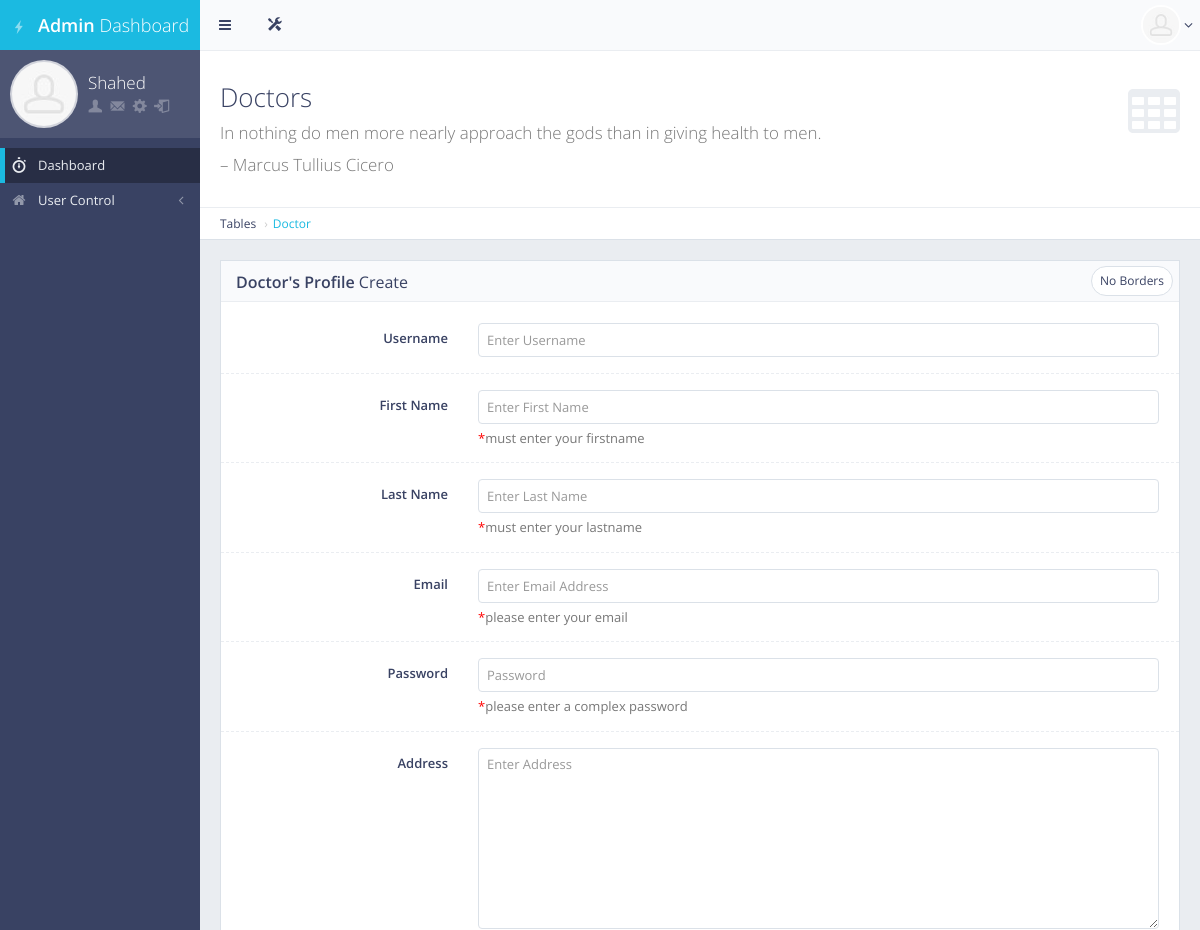
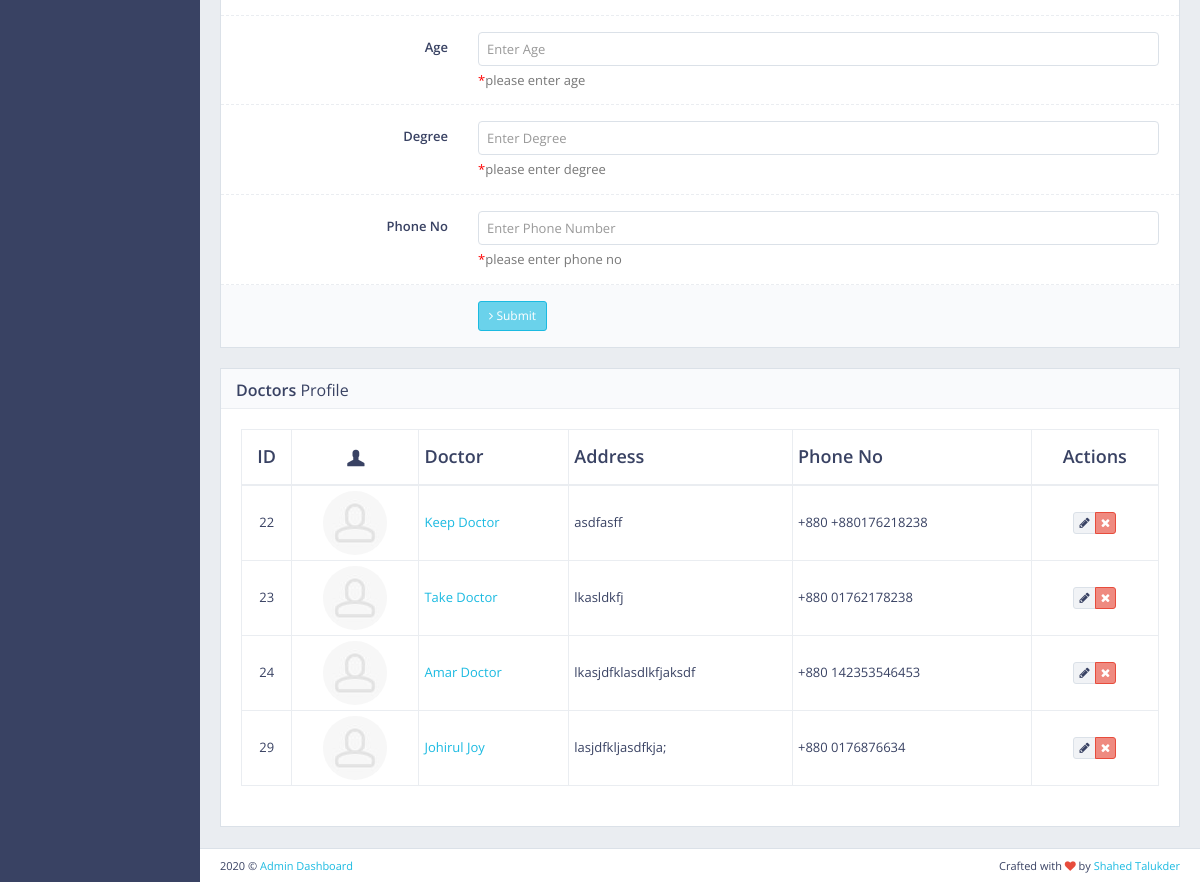
Page /crudDoctor/ (signed in) on the committed database (2 pictures, top to bottom).
### main/models.py (models this page shows, shortened)
class User(AbstractUser):
    is_patient = models.BooleanField(default=False)
    is_doctor = models.BooleanField(default=False)
    is_nurse = models.BooleanField(default=False)
    is_assistant = models.BooleanField(default=False)
    is_admin = models.BooleanField(default=False)
    is_registered = models.BooleanField(default=False)

class Doctor(models.Model):
    user = models.OneToOneField(User,on_delete=models.CASCADE,primary_key=True,related_name='doctoruser')
    full_name = models.CharField(max_length=50, blank=True, null=True)
    address = models.CharField(max_length=500, blank=True, null=True)
    age = models.CharField(max_length=50, blank=True, null=True)
    degree = models.CharField(max_length=120,blank=True,null=True)
    phone_no = models.CharField(max_length=50, blank=True,null=True)
    class Meta:
        db_table = "doctor_info"

### frontend/views.py (the view, shortened to what this page needs)
# urls.py: path('crudDoctor/', views.crudDoctor, name="crudDoctor"),
def crudDoctor(request):
    if request.user.is_authenticated and request.user.is_superuser:
        doctor = Doctor.objects.all()
        context = {"title":"Manage Doctors","doc":doctor}
        return render(request, 'front/crud_doctor.html', context)
    else:
        return redirect('/')

### frontend/templates/front/crud_doctor.html (shortened to what this page needs)
{%extends 'front/base.html'%}
{%load static%}
{%block main_content%}
<div id="page-content">
    <div class="content-header">
        <div class="header-section">
            <h1>
                <i class="fa fa-table"></i>Doctors<br><small>In nothing do men more nearly approach the gods than in giving health to men.</small><br/><small>– Marcus Tullius Cicero</small>
            </h1>
        </div>
    </div>
    <ul class="breadcrumb breadcrumb-top">
        <li>Tables</li>
        <li><a href="">Doctor</a></li>
    </ul>
    <div class="row">
        <div class="col-md-12">
            <div class="block">
                <div class="block-title">
                    <div class="block-options pull-right">
                        <a href="javascript:void(0)" class="btn btn-alt btn-sm btn-default toggle-bordered enable-tooltip" data-toggle="button" title="" data-original-title="Toggles .form-bordered class">No Borders</a>
                    </div>
                    <h2><strong>Doctor's Profile</strong> Create</h2>
                </div>
                <form method="POST" class="form-horizontal form-bordered">
                    <div class="form-group">
                        <label class="col-md-3 control-label">Username</label>
                        <div class="col-md-9">
                            <input class="form-control" name="doctorUsername" id="username" placeholder="Enter Username" />
                        </div>
                    </div>
                    <div class="form-group">
                        <label class="col-md-3 control-label" for="example-text-input">First Name</label>
                        <div class="col-md-9">
                            <input type="text" id="firstname" name="doctorFirstname" class="form-control" placeholder="Enter First Name">
                            <span class="help-block"><span style="color:red">*</span>must enter your firstname</span>
                        </div>
                    </div>
                    <div class="form-group">
                        <label class="col-md-3 control-label" for="example-text-input">Last Name</label>
                        <div class="col-md-9">
                            <input type="text" id="lastname" name="doctorLastname" class="form-control" placeholder="Enter Last Name">
                            <span class="help-block"><span style="color:red">*</span>must enter your lastname</span>
                        </div>
                    </div>
                    <div class="form-group">
                        <label class="col-md-3 control-label" for="example-email-input">Email</label>
                        <div class="col-md-9">
                            <input type="email" id="email" name="doctorEmail" class="form-control" placeholder="Enter Email Address">
                            <span class="help-block"><span style="color:red">*</span>please enter your email</span>
                        </div>
                    </div>
                    <div class="form-group">
                        <label class="col-md-3 control-label" for="example-password-input">Password</label>
                        <div class="col-md-9">
                            <input type="password" id="password1" name="doctorPassword1" class="form-control" placeholder="Password">
                            <span class="help-block"><span style="color:red">*</span>please enter a complex password</span>
                        </div>
                    </div>
                    <div class="form-group">
                        <label class="col-md-3 control-label" for="example-textarea-input">Address</label>
                        <div class="col-md-9">
                            <textarea id="address" name="doctorAddress" rows="9" class="form-control" placeholder="Enter Address"></textarea>
                        </div>
                    </div>
                    <div class="form-group">
                        <label class="col-md-3 control-label" for="example-email-input">Age</label>
                        <div class="col-md-9">
                            <input type="text" id="age" name="doctorAge" class="form-control" placeholder="Enter Age">
                            <span class="help-block"><span style="color:red">*</span>please enter age</span>
                        </div>
                    </div>
                    <div class="form-group">
                        <label class="col-md-3 control-label" for="example-email-input">Degree</label>
                        <div class="col-md-9">
                            <input type="text" id="age" name="doctorDegree" class="form-control" placeholder="Enter Degree">
                            <span class="help-block"><span style="color:red">*</span>please enter degree</span>
                        </div>
                    </div>
                    <div class="form-group">
                        <label class="col-md-3 control-label" for="example-email-input">Phone No</label>
                        <div class="col-md-9">
                            <input type="text" id="email" name="doctorPhoneno" class="form-control" placeholder="Enter Phone Number">
                            <span class="help-block"><span style="color:red">*</span>please enter phone no</span>
                        </div>
                    </div>
                    <div class="form-group form-actions">
                        <div class="col-md-9 col-md-offset-3">
                            <button type="submit" class="btn btn-sm btn-primary"><i class="fa fa-angle-right"></i> Submit</button>
                        </div>
                    </div>
                </form>
            </div>
        </div>
    </div>
    <div class="block full">
        <div class="block-title">
            <h2><strong>Doctors</strong> Profile</h2>
        </div>
        <div class="table-responsive">
            <table id="example-datatable" class="table table-vcenter table-condensed table-bordered">
                <thead>
                    <tr>
                        <th class="text-center">ID</th>
                        <th class="text-center"><i class="gi gi-user"></i></th>
                        <th>Doctor</th>
                        <th>Address</th>
                        <th>Phone No</th>
                        <th class="text-center">Actions</th>
                    </tr>
                </thead>
                <tbody>
                    {%for i in doc%}
                    <tr>
                        <td class="text-center">{{i.user.id}}</td>
                        <td class="text-center"><img src="{%static 'front/'%}img/placeholders/avatars/avatar15.jpg" alt="avatar" class="img-circle"></td>
                        <td><a href="javascript:void(0)">{{i.full_name | title}}</a></td>
                        <td>{{i.address}}</td>
                        <td><span class="text-center">+880 {{i.phone_no}}</span></td>
                        <td class="text-center">
                            <div class="btn-group">
                                <a href="{% url 'edit_doctor' id=i.pk %}" data-toggle="tooltip" title="Edit" class="btn btn-xs btn-default"><i class="fa fa-pencil"></i></a>
                                <a href="{% url 'delete_doctor' id=i.pk %}" data-toggle="tooltip" title="Delete" class="btn btn-xs btn-danger"><i class="fa fa-times"></i></a>
                            </div>
                        </td>
                    </tr>
                    {%endfor%}
                </tbody>
            </table>
        </div>
    </div>
</div>
{%endblock main_content%}

### frontend/templates/front/base.html (shortened to what this page needs)
<!DOCTYPE html> {%load static%}
<html class="no-js" lang="en">
<head>
    <link rel="stylesheet" href="{% static 'front/' %}css/bootstrap.min.css">
    <link rel="stylesheet" href="{% static 'front/' %}css/plugins.css">
    <link rel="stylesheet" href="{% static 'front/' %}css/main.css">
    <link rel="stylesheet" href="{% static 'front/' %}css/themes.css">
</head>
<body>
    <div id="page-wrapper">
        <div id="page-container" class="sidebar-partial sidebar-visible-lg sidebar-no-animations">
            <div id="sidebar">
                <div id="sidebar-scroll">
                    <div class="sidebar-content">
                        <a href="/" class="sidebar-brand">
                            {%if user.is_superuser%}
                                <i class="gi gi-flash"></i><span class="sidebar-nav-mini-hide"><strong>Admin </strong>Dashboard</span>
                            {%elif user.is_doctor%}
                                <i class="gi gi-flash"></i><span class="sidebar-nav-mini-hide"><strong>Doc </strong>Dashboard</span>
                            {%elif user.is_assistant%}
                                <i class="gi gi-flash"></i><span class="sidebar-nav-mini-hide"><strong>Assist. </strong>Dashboard</span>
                            {%elif user.is_nurse%}
                                <i class="gi gi-flash"></i><span class="sidebar-nav-mini-hide"><strong>Nurse. </strong>Dashboard</span>
                            {%endif%}
                        </a>
                        <div class="sidebar-section sidebar-user clearfix sidebar-nav-mini-hide">
                            <div class="sidebar-user-avatar">
                                <a href="page_ready_user_profile.html">
                                    <img src="{% static 'front/' %}img/placeholders/avatars/avatar2.jpg" alt="avatar">
                                </a>
                            </div>
                            <div class="sidebar-user-name">{{user.first_name | title}}</div>
                            <div class="sidebar-user-links">
                                <a href="/profile" data-toggle="tooltip" data-placement="bottom" title="Profile"><i class="gi gi-user"></i></a>
                                <a href="/" data-toggle="tooltip" data-placement="bottom" title="Report"><i class="gi gi-envelope"></i></a>
                                <a href="/" class="enable-tooltip" data-placement="bottom" title="Edit Profile"><i class="gi gi-cogwheel"></i></a>
                                <a href="/logout" data-toggle="tooltip" data-placement="bottom" title="Logout"><i class="gi gi-exit"></i></a>
                            </div>
                        </div>
                        <ul class="sidebar-nav">
                            <li>
                                <a href="/" class=" active"><i class="gi gi-stopwatch sidebar-nav-icon"></i><span class="sidebar-nav-mini-hide">Dashboard</span></a>
                            </li>
                            <li>
                                {%if user.is_superuser%}
                                <a href="#" class="sidebar-nav-menu"><i class="fa fa-angle-left sidebar-nav-indicator sidebar-nav-mini-hide"></i><i class="fa fa-home sidebar-nav-icon"></i><span class="sidebar-nav-mini-hide">User Control</span></a>
                                {%endif%}
                            </li>
                        </ul>
                    </div>
                </div>
            </div>
            <div id="main-container">
                <header class="navbar navbar-default">
                    <ul class="nav navbar-nav-custom">
                        <li>
                            <a href="javascript:void(0)" onclick="App.sidebar('toggle-sidebar');this.blur();">
                                <i class="fa fa-bars fa-fw"></i>
                            </a>
                        </li>
                        <li class="dropdown">
                            <a href="javascript:void(0)" class="dropdown-toggle" data-toggle="dropdown">
                                <i class="gi gi-settings"></i>
                            </a>
                        </li>
                    </ul>
                    <ul class="nav navbar-nav-custom pull-right">
                        <li class="dropdown">
                            <a href="javascript:void(0)" class="dropdown-toggle" data-toggle="dropdown">
                                <img src="{% static 'front/' %}img/placeholders/avatars/avatar2.jpg" alt="avatar"> <i class="fa fa-angle-down"></i>
                            </a>
                        </li>
                    </ul>
                </header>
                {%block main_content%}{%endblock main_content%}
                <footer class="clearfix">
                    <div class="pull-right">
                        Crafted with <i class="fa fa-heart text-danger"></i> by <a href="http://facebook.com/shahed.talukder32" target="_blank">Shahed Talukder</a>
                    </div>
                    <div class="pull-left">
                        <span><script>document.write(new Date().getFullYear())</script></span> &copy; <a href="#" target="_blank">Admin Dashboard</a>
                    </div>
                </footer>
            </div>
        </div>
    </div>
</body>
</html>

### rows in the picture
User: first_name "Shahed"
Doctor: user.id "22", full_name "Keep Doctor", address "asdfasff", phone_no "+880176218238"
Doctor: user.id "23", full_name "Take Doctor", address "lkasldkfj", phone_no "01762178238"
Doctor: user.id "24", full_name "Amar Doctor", address "lkasjdfklasdlkfjaksdf", phone_no "142353546453"
Doctor: user.id "29", full_name "Johirul Joy", address "lasjdfkljasdfkja;", phone_no "0176876634"
